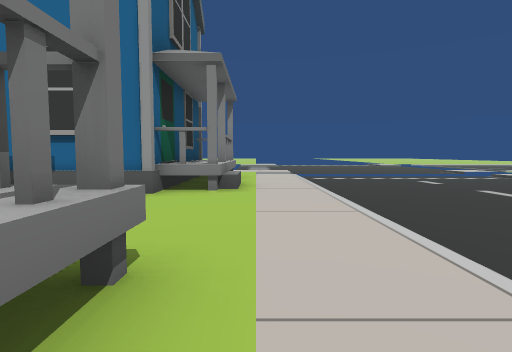
View 1 (above)

16 first-person views from a walk through a Unity game level. The camera is 1.4 m above the floor, tilts 4° down and sees 80° across. The floor is counted in squares, 2 m on a side. Each view is taken from the middle of a square. On the plan, view 1 faces up. The plan holds only what a view shows up to about 10 squares ahead; the rest is blank. The place goes on beyond the plan. The player character is not drawn.

View 2
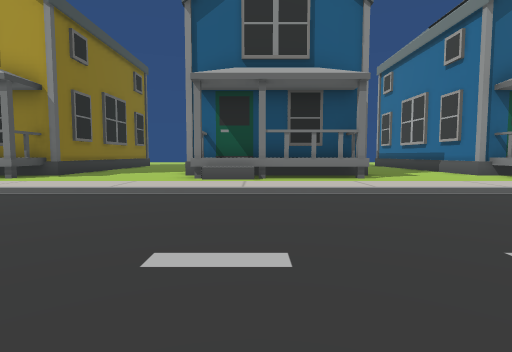

View 3
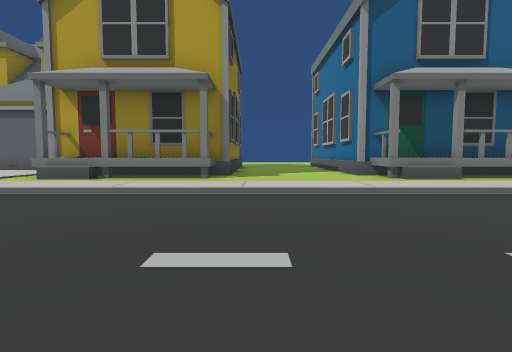

View 4
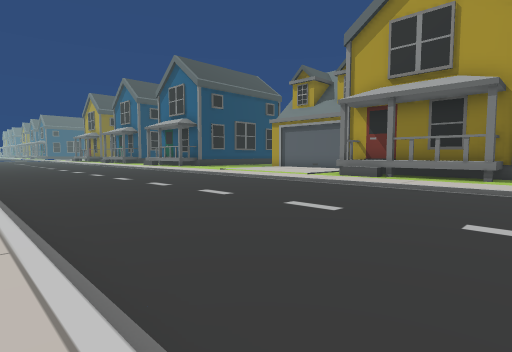

View 5
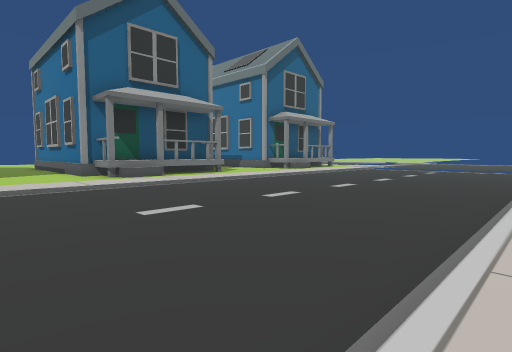

View 6
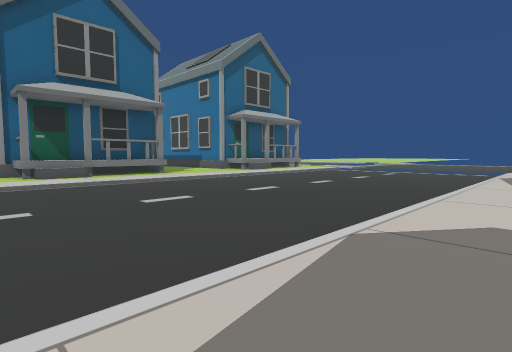

View 7
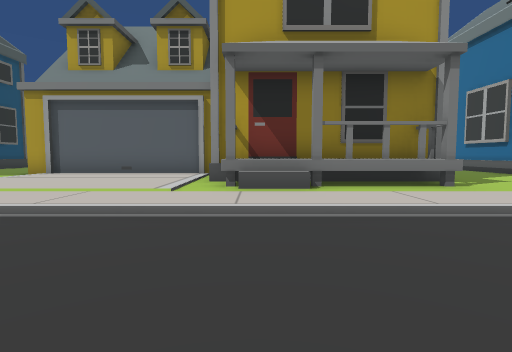

View 8
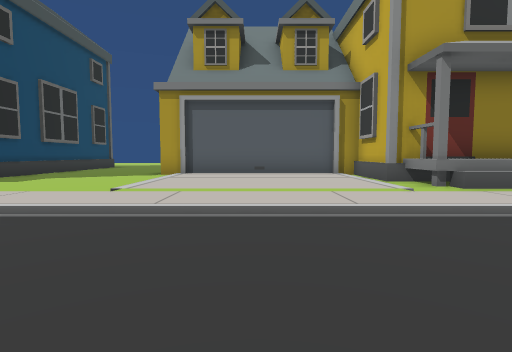

View 9
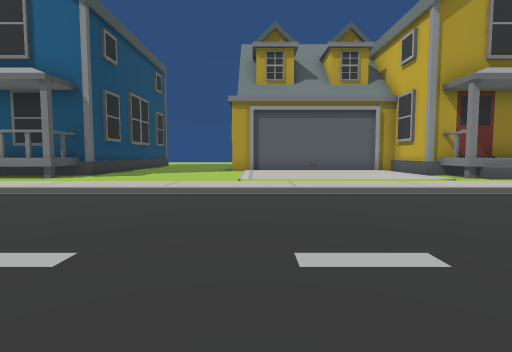

View 10
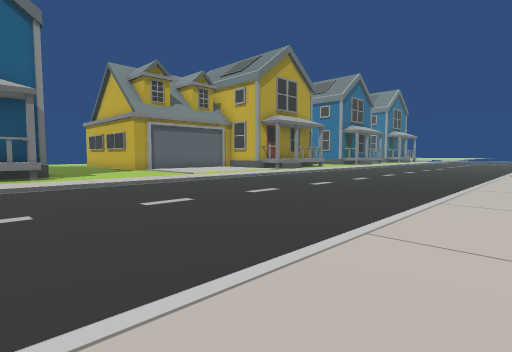

View 11
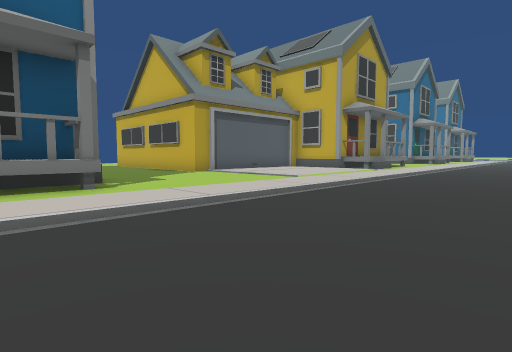

View 12
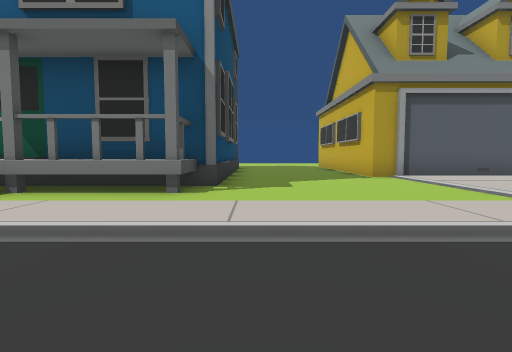

View 13
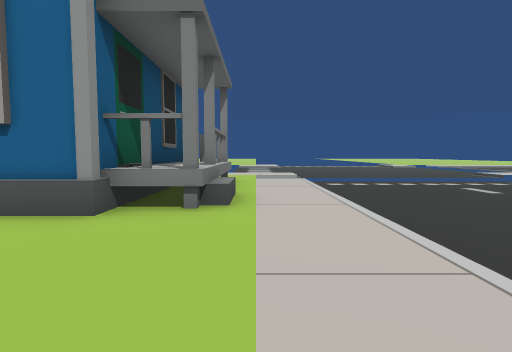

View 14
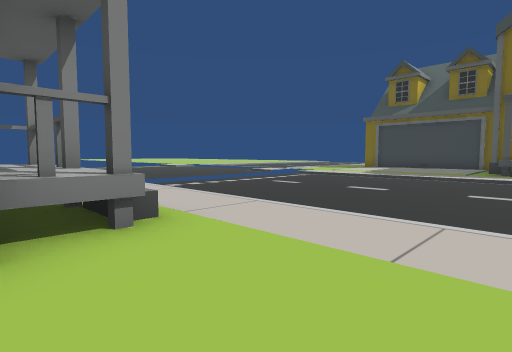

View 15
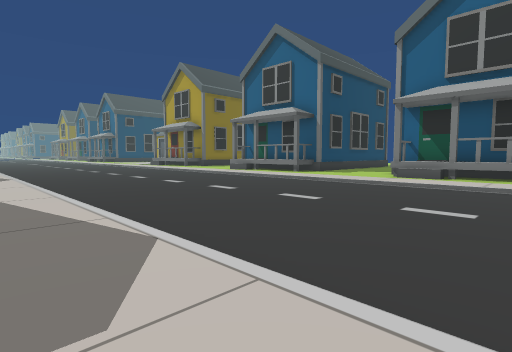

View 16
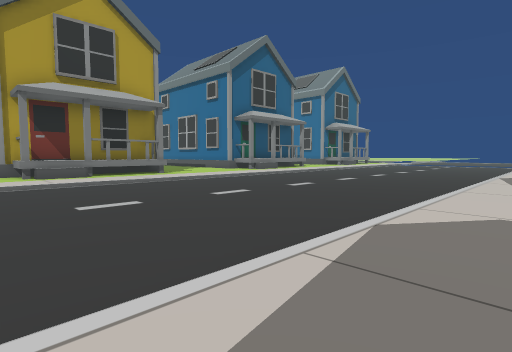

### Floor plan
Key: @ floor where view 1 was taken; # wall or solid block; . main floor; : floor 0.25 m higher than the main floor; = window, fence, low wall or low ledge; ^ raised ledge.
Columns run from 6 left of view 1 to 11 right of it. Each row starts with its distance up from view 1.
 10     #^::.......::
  9     ##::.......::
  8     #^::.......::
  7     #^::.......::
  6  ####^::.......::
  5    :::::.......::
  4    :::::.......::^
  3    :::::.......:
  2     #=::.......:
  1     #^::.......::
  0     #^@:.......::
 -1     #^::.......::
 -2     #^::.......::
 -3  ####:::.......::
 -4  :::::::.......::
 -5   ::::::.......:
 -6    :::::.......:
 -7    ##=::.......:
 -8     #^::.......::
 -9     #^::.......::
-10     #^::.......::
-11     #^::.......::
-12   ###:::.......::
-13   #:::::.......::
-14   #:::::.......:
-15   #:::::.......:
-16   #:::::.......:
-17  ##:::::.......:
-18 ##::::::.......:
-19 ::::::::.......::
-20 ::::::::.......::
-21 ::::::::.......::
-22 #####=::.......::
-23     #^::.......::
-24     #^::.......::

Where each view was taken, in squares from view 1:
view 1: 0 up, 0 right, facing up
view 2: 1 down, 7 right, facing left
view 3: 6 down, 7 right, facing left
view 4: 6 down, 9 right, facing down-left
view 5: 6 down, 9 right, facing up-left
view 6: 4 down, 10 right, facing up-left
view 7: 11 down, 5 right, facing left
view 8: 15 down, 5 right, facing left
view 9: 17 down, 7 right, facing left
view 10: 24 down, 10 right, facing up-left
view 11: 24 down, 5 right, facing up-left
view 12: 21 down, 4 right, facing left
view 13: 2 up, 0 right, facing up
view 14: 3 up, 2 left, facing up-right
view 15: 10 up, 10 right, facing down-left
view 16: 13 down, 10 right, facing up-left
